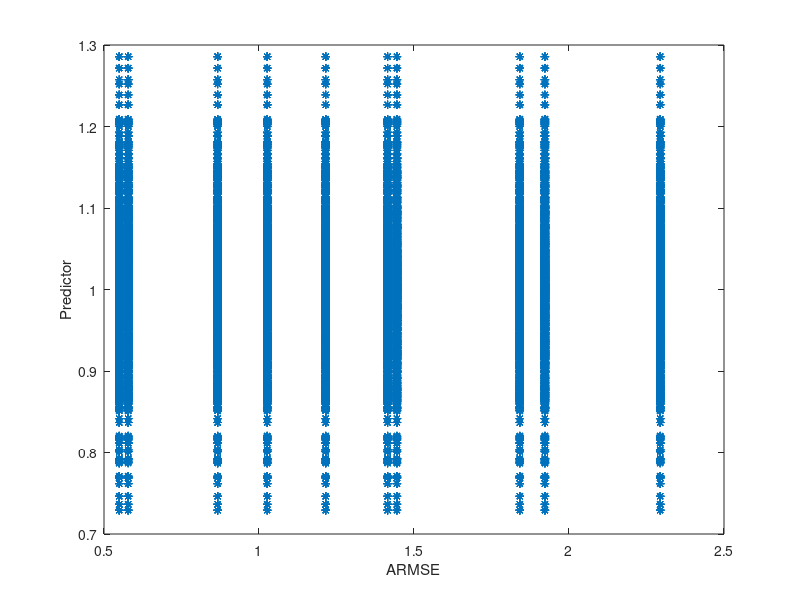
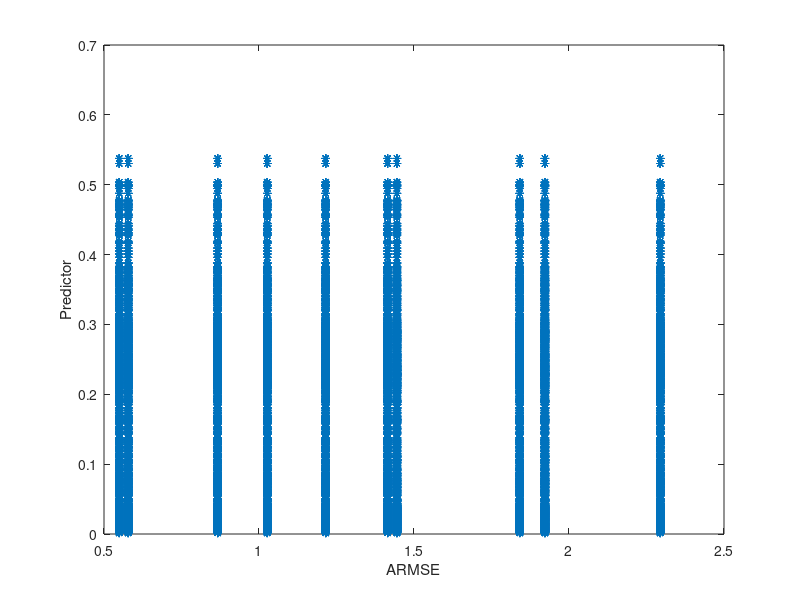
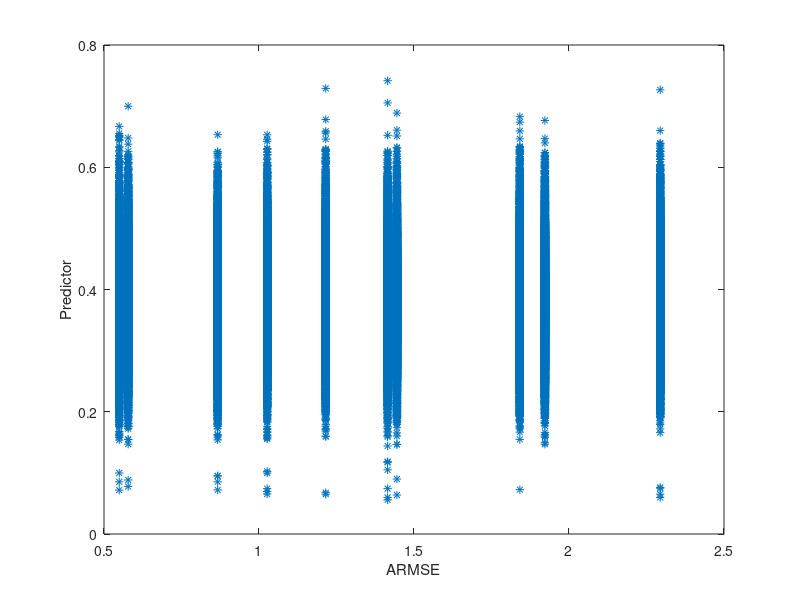
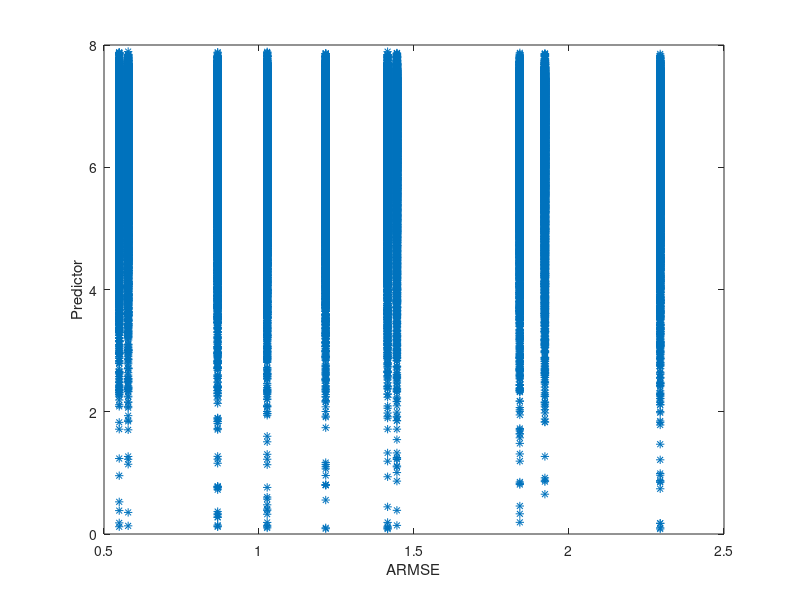

Recreate these plots in MATLAB, in order. (Note: this script raises an error after producing the figures.)
close all;
load('2015-02-25-16-56-01_learnedPredSpaceIter10.mat')
%scatter(learnedPredSpace.weights, zeros(1, length(learnedPredSpace.weights)))

%%
close all;
pruneWeightsIdx = learnedPredSpace.predVectors(1,:) == 0 | learnedPredSpace.predVectors(2,:) == 0 | learnedPredSpace.predVectors(3,:) == 0 | learnedPredSpace.predVectors(4,:) == 0 | learnedPredSpace.predVectors(5,:) == 0 | learnedPredSpace.predVectors(6,:) == 0 | learnedPredSpace.predVectors(7,:) == 0;

learnedPredSpace.weights = learnedPredSpace.weights(~pruneWeightsIdx);
learnedPredSpace.predVectors = learnedPredSpace.predVectors(:,~pruneWeightsIdx);


for i = 1:size(learnedPredSpace.predVectors,1)
    A = [learnedPredSpace.weights' ones(length(learnedPredSpace.weights),1)];
    x = (A'*A)\(A'*learnedPredSpace.predVectors(i,:)');
    x(1)
    figure
    plot(learnedPredSpace.weights, learnedPredSpace.predVectors(i,:), '*')
    hold on
    uniqueWeights = unique(learnedPredSpace.weights);
%     meanPredictors = NaN(1, length(uniqueWeights));
%     for w = 1:length(uniqueWeights)
%         meanPredictors(w) = median(learnedPredSpace.predVectors(i,learnedPredSpace.weights==uniqueWeights(w)));
%     end
%     plot(uniqueWeights, meanPredictors, 'r*');
    xlabel('ARMSE')
    ylabel('Predictor')
end


% subplot(5,2,7)
% subplot(5,2,8)
% plot(learnedPredSpace.weights, learnedPredSpace.predVectors(8,:), '*')
% subplot(5,2,9)
% plot(learnedPredSpace.weights, learnedPredSpace.predVectors(9,:), '*')

%%
%Perform 10 fold cross validation
kTestList = 1:5:100;

lw = length(learnedPredSpace.weights);
numBuckets = 10;
skip = floor(lw/numBuckets);
buckets = [1:skip:lw - mod(lw, skip); skip:skip:lw];

kAvgErr = NaN(numBuckets, length(kTestList));
%
for b_i = 1:size(buckets,2)
    b_i
    trainIdx = [];
    testIdx = buckets(1,b_i):buckets(2,b_i);
    for btemp = 1:size(buckets,2)
        if btemp ~= b_i
            trainIdx =  [trainIdx buckets(1,btemp):buckets(2,btemp)];
        end
    end
    trainVectors = learnedPredSpace.predVectors(:, trainIdx)';
    trainWeights = learnedPredSpace.weights(trainIdx)';
    testVectors = learnedPredSpace.predVectors(:, testIdx)';
    testWeights = learnedPredSpace.weights(testIdx)';
    
    searchObject = KDTreeSearcher(trainVectors);
    
    for k_i = 1:length(kTestList)
        k = kTestList(k_i);
        idx = knnsearch(searchObject, testVectors, 'K', k);
        
    	predictedWeights = mean(trainWeights(idx),2);
        kAvgErr(b_i,k_i) = mean(abs(predictedWeights - testWeights));
    end
end
mean(kAvgErr, 1)
plot(kTestList,mean(kAvgErr, 1))

